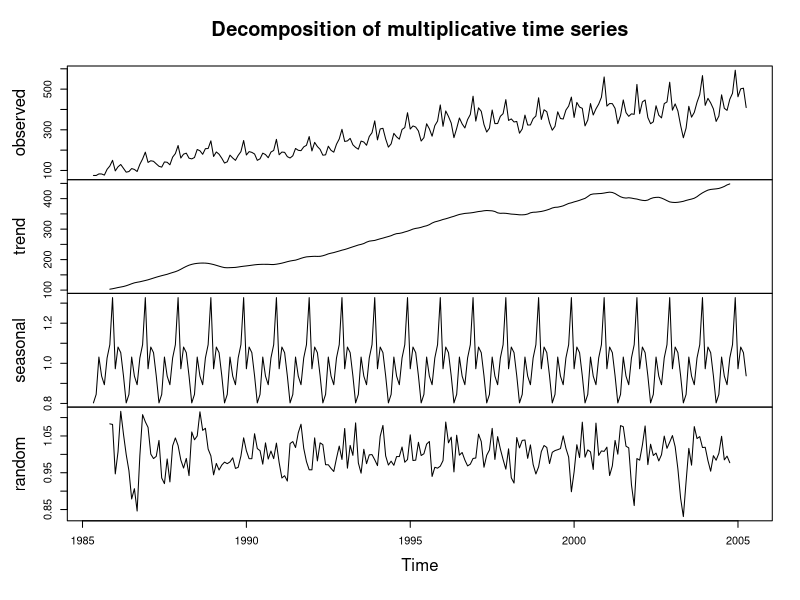
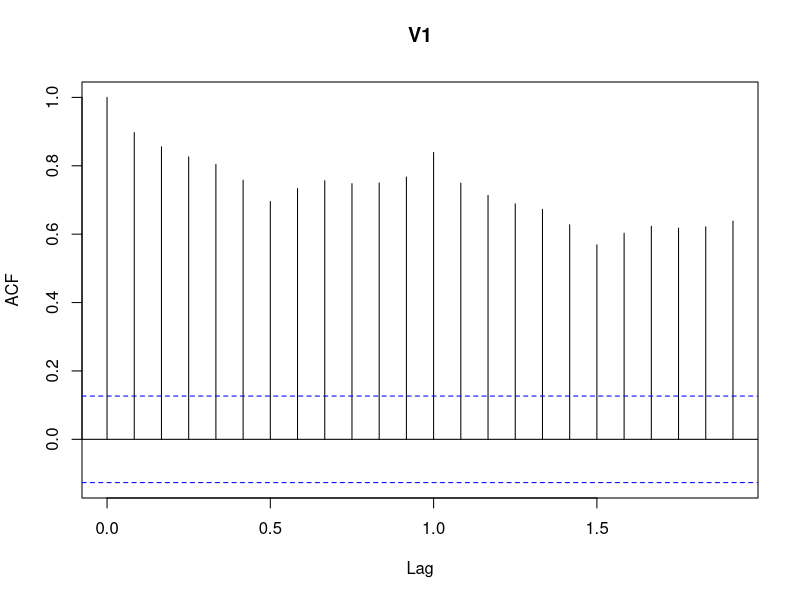
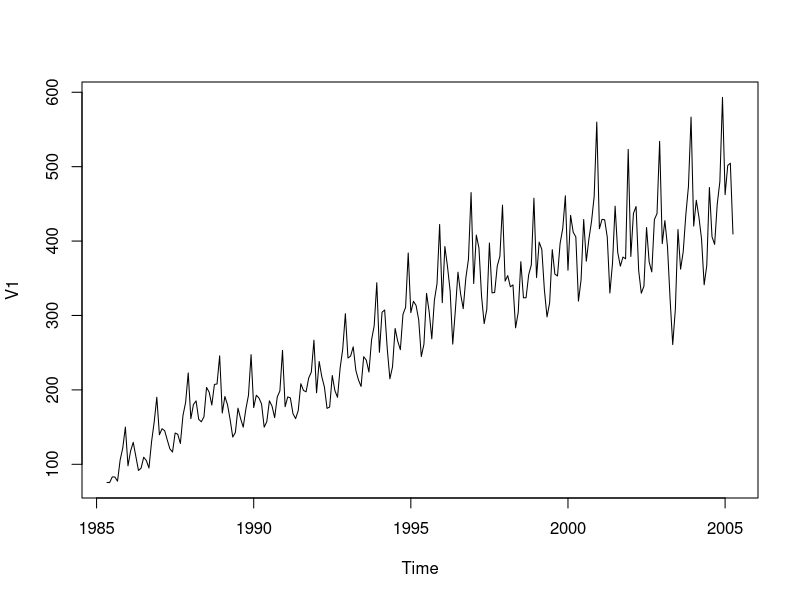

These charts were generated, in order, by the following R code: (Note: this script raises an error after producing the figures.)
#Forecasting the number of visitors using the monthly Australian short-term overseas visitors data via
#i. Multiplicative Holt-Winters' method
#ii. Additive Holt-Winters' method
#iii. ETS model with damped trend
#iv. Optimal ETS model

visit<-read.table("visitors.txt")
visit_ts<-ts(visit,frequency=12,start = c(1985,5),end=c(2005,4))
k<-decompose(visit_ts,type = "mult")
plot(k)
acf((visit_ts))
plot(visit_ts)
visit_ts

visit_mul<-HoltWinters(visit_ts,seasonal = "mult")
predict(visit_mul,n.ahead = 24)
forecast(visit_mul,h=24)

visit_add<-HoltWinters(visit_ts,seasonal = "add")
add_vi_f<-predict(visit_add,n.ahead = 24)
visit_add
forecast(visit_add,h=24)
plot(visit_add,add_vi_f)
ets_damped<-ets(visit_ts,damped = TRUE)

forecast(ets_damped,h=24)
plot(f_ets_damped)
optimal_ets<-ets(visit_ts)
optimal_ets
forecast(optimal_ets)


visit_mul$SSE

sseofpaper<-c(ses_paperback$SSE, ses_paperback3$SSE,ses_paperback1$SSE,ses_paperback4$SSE,ses_paperback2$SSE)
alphasofpaper<-c(0.2,0.4,0.6,0.75,0.9)
plot(alphasofpaper,sseofpaper,col="blue",pch=16)

sseofhard<-c(ses_hardcover$SSE, ses_hardcover3$SSE,ses_hardcover1$SSE,ses_hardcover4$SSE,ses_hardcover2$SSE)
alphasofhard<-c(0.2,0.4,0.6,0.75,0.9)
plot(alphasofhard,sseofhard,col="blue",pch=16)



accuracy(forecast(ets_damped,h=2))
accuracy(forecast(optimal_ets,h=2))
accuracy(forecast(visit_add),h=2)
accuracy(forecast(visit_mul),h=2)
